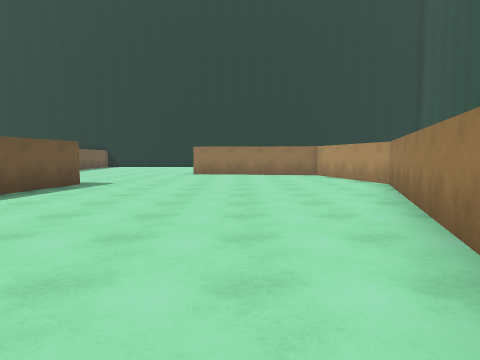
[1] (above)

17 first-person views from a walk through a Unity game level. The camera is 1.3 m above the floor, tilts 4° down and sees 70° across. The floor is counted in squares, 2 m on a side. Each view is taken from the middle of a square. On the plan, view 1 faces up. The plan holds only what a view shows up to about 10 squares ahead; the rest is blank. The place goes on beyond the plan. The player is left out.

[2]
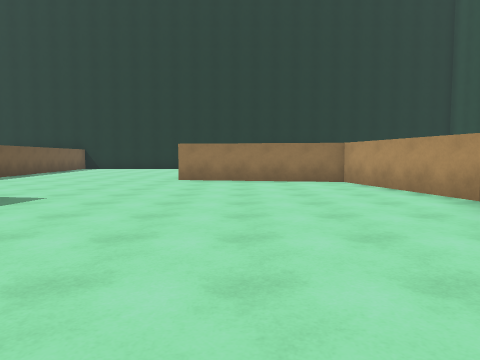

[3]
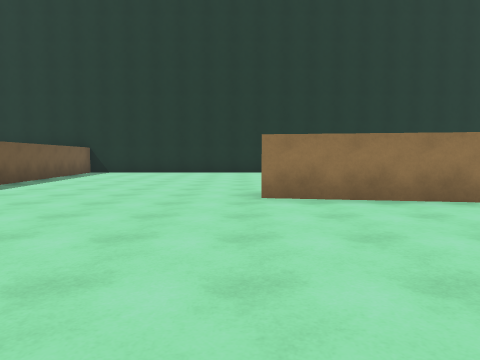

[4]
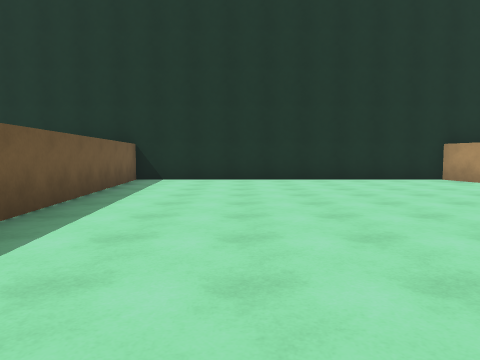

[5]
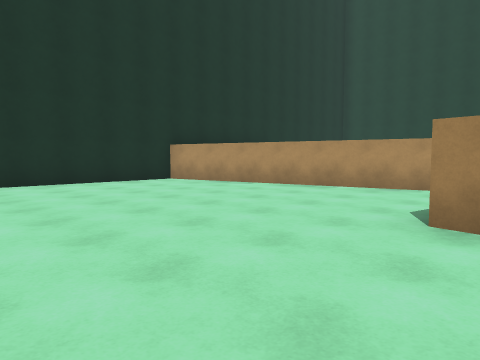

[6]
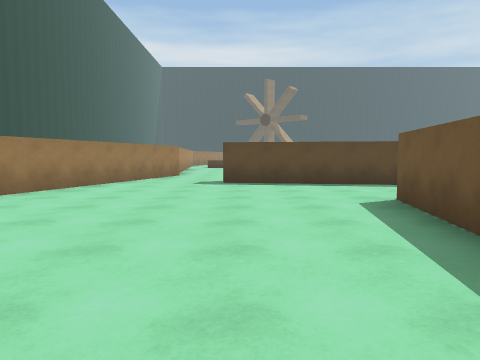

[7]
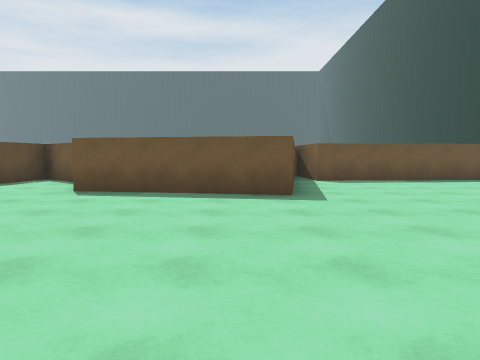

[8]
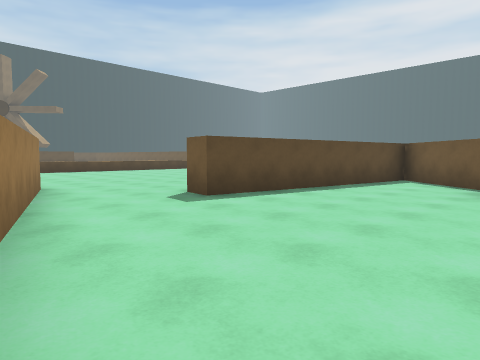

[9]
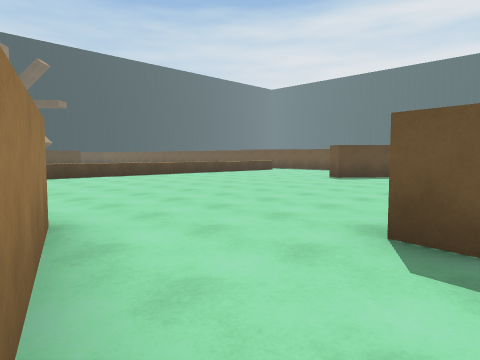

[10]
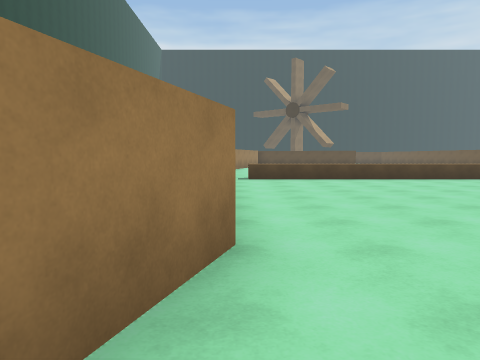

[11]
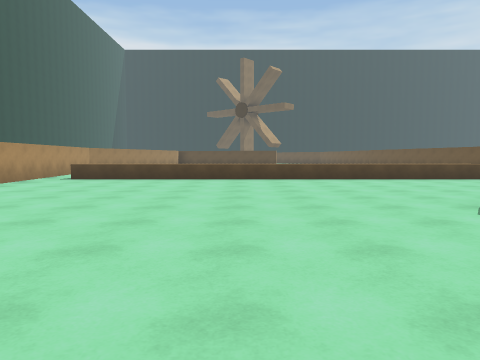

[12]
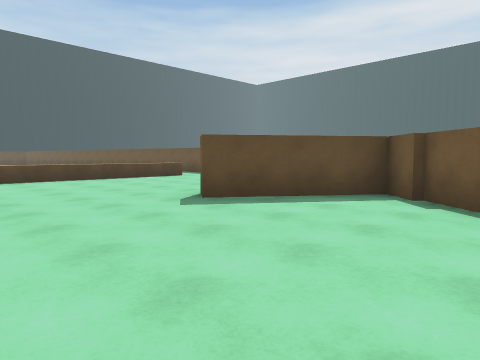

[13]
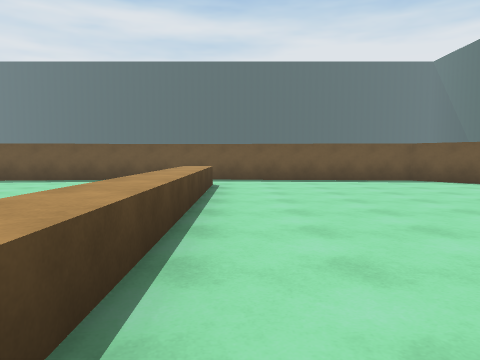

[14]
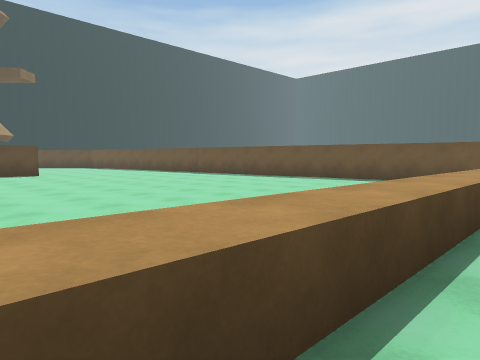

[15]
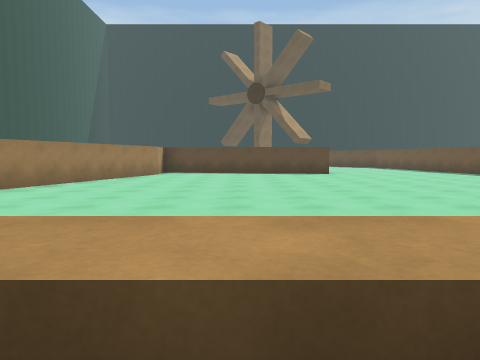

[16]
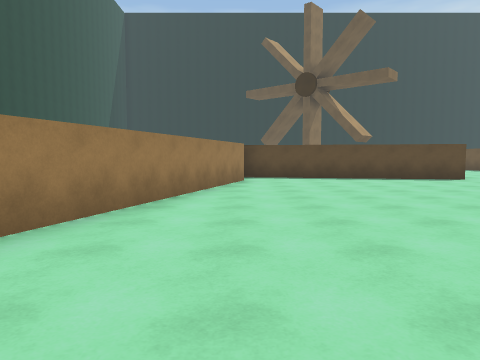

[17]
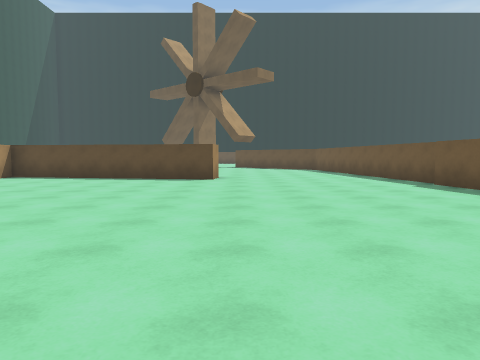

### Floor plan
Points are (right, up) in squares from view 1. A wall is a line through its corners. A room is listed if a view was taken in it or the views show most of it. See-through windows are left out.
Room 1 (views 1, 2, 3, 4, 5, 6, 7, 8, 9, 10)
walls: (-3.7, 7.9) (-4.4, 3.8); (-5.1, 8.1) (-4.2, 8); (2.1, 13.9) (0.6, 20.4) (-7.9, 20.4) (-7, 9); (-5.8, 3.7) (-7.6, 1.6) (-1.6, 0.6) (-1.7, -0.1); (0.3, -1.6) (3.4, 7.9) (2.6, 11.6) (-1.7, 12.3) (-1.5, 13)
ways out: opening at (-0.5, -0.5) to room 2
Room 2 (views 11, 12, 13, 14, 15, 16, 17)
walls: (0.8, -10) (0.6, -8.1); (-13.6, -11.1) (-13, -15.3); (-11.9, -3.3) (-13, -4.7); (-13.1, -4.3) (-13.6, -11.3); (-12.6, -18.6) (-12.4, -19.9); (0, -2.5) (0.3, -1.6); (-9.7, -0.8) (-11, -2.3) (-8.4, -4.2) (-8.6, -4.5); (-7.3, -22) (-7.3, -21.5) (-4, -22); (-12.6, -19.9) (-12.3, -22.1); (-1.1, -21.2) (1, -14.6)
low walls: (-11.8, -9.6) (-0.2, -9.6)
ways out: opening at (-0.5, -0.5) to room 1

Where each view was taken, in squares from view 1:
view 1: 0 up, 0 right, facing up
view 2: 3 up, 0 right, facing up
view 3: 7 up, 2 left, facing up
view 4: 11 up, 5 left, facing up
view 5: 12 up, 5 left, facing up-right
view 6: 9 up, 2 left, facing down
view 7: 7 up, 2 right, facing left
view 8: 5 up, 2 right, facing down-left
view 9: 1 up, 1 right, facing down-left
view 10: 0 up, 0 right, facing down
view 11: 0 up, 5 left, facing down
view 12: 0 up, 5 left, facing down-left
view 13: 9 down, 4 left, facing left
view 14: 9 down, 4 left, facing down-left
view 15: 9 down, 4 left, facing down
view 16: 12 down, 1 left, facing down
view 17: 12 down, 8 left, facing down
